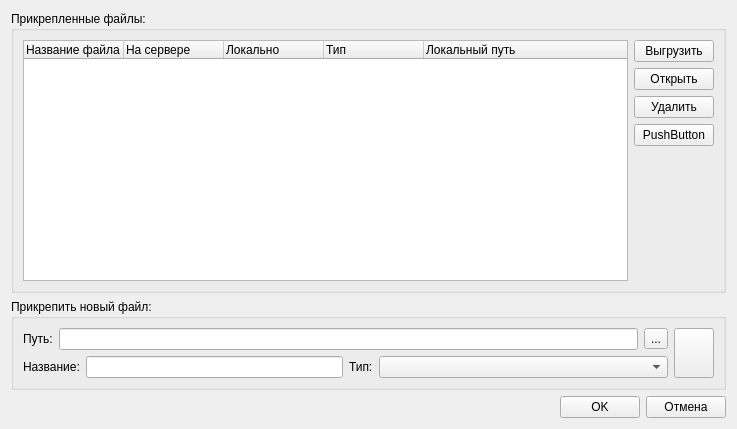
<?xml version="1.0" encoding="UTF-8"?>
<ui version="4.0">
 <class>kksfile_widget</class>
 <widget class="QWidget" name="kksfile_widget">
  <property name="geometry">
   <rect>
    <x>0</x>
    <y>0</y>
    <width>737</width>
    <height>429</height>
   </rect>
  </property>
  <property name="windowTitle">
   <string>Form</string>
  </property>
  <layout class="QGridLayout" name="gridLayout_3">
   <item row="0" column="0" colspan="3">
    <widget class="QGroupBox" name="gbFiles">
     <property name="title">
      <string>Прикрепленные файлы:</string>
     </property>
     <layout class="QGridLayout" name="gridLayout">
      <item row="0" column="0">
       <widget class="QTreeWidget" name="twFiles">
        <property name="editTriggers">
         <set>QAbstractItemView::NoEditTriggers</set>
        </property>
        <column>
         <property name="text">
          <string>Название файла</string>
         </property>
        </column>
        <column>
         <property name="text">
          <string>На сервере</string>
         </property>
        </column>
        <column>
         <property name="text">
          <string>Локально</string>
         </property>
        </column>
        <column>
         <property name="text">
          <string>Тип</string>
         </property>
        </column>
        <column>
         <property name="text">
          <string>Локальный путь</string>
         </property>
        </column>
       </widget>
      </item>
      <item row="0" column="1">
       <layout class="QVBoxLayout" name="verticalLayout">
        <item>
         <widget class="QPushButton" name="pbDownload">
          <property name="toolTip">
           <string>Выгрузка файла с сервера в файловую систему клиента</string>
          </property>
          <property name="text">
           <string>Выгрузить</string>
          </property>
          <property name="icon">
           <iconset resource="../../ddocs_ico/ddocs_icon_set.qrc">
            <normaloff>:/ddoc/change_user.png</normaloff>:/ddoc/change_user.png</iconset>
          </property>
          <property name="iconSize">
           <size>
            <width>24</width>
            <height>24</height>
           </size>
          </property>
         </widget>
        </item>
        <item>
         <widget class="QPushButton" name="pbOpen">
          <property name="toolTip">
           <string>Открыть файл в предпочитаемом внешнем редакторе</string>
          </property>
          <property name="text">
           <string>Открыть</string>
          </property>
          <property name="icon">
           <iconset resource="../../ddocs_ico/ddocs_icon_set.qrc">
            <normaloff>:/ddoc/show_tsd.png</normaloff>:/ddoc/show_tsd.png</iconset>
          </property>
          <property name="iconSize">
           <size>
            <width>24</width>
            <height>24</height>
           </size>
          </property>
         </widget>
        </item>
        <item>
         <widget class="QPushButton" name="pbDelete">
          <property name="toolTip">
           <string>Удалить файл с сервера</string>
          </property>
          <property name="text">
           <string>Удалить</string>
          </property>
          <property name="icon">
           <iconset resource="../../ddocs_ico/ddocs_icon_set.qrc">
            <normaloff>:/ddoc/disconnect.png</normaloff>:/ddoc/disconnect.png</iconset>
          </property>
          <property name="iconSize">
           <size>
            <width>24</width>
            <height>24</height>
           </size>
          </property>
         </widget>
        </item>
        <item>
         <widget class="QPushButton" name="pbDigitalSignature">
          <property name="text">
           <string>PushButton</string>
          </property>
         </widget>
        </item>
        <item>
         <spacer name="verticalSpacer">
          <property name="orientation">
           <enum>Qt::Vertical</enum>
          </property>
          <property name="sizeHint" stdset="0">
           <size>
            <width>20</width>
            <height>40</height>
           </size>
          </property>
         </spacer>
        </item>
       </layout>
      </item>
     </layout>
    </widget>
   </item>
   <item row="2" column="0">
    <spacer name="horizontalSpacer_2">
     <property name="orientation">
      <enum>Qt::Horizontal</enum>
     </property>
     <property name="sizeHint" stdset="0">
      <size>
       <width>499</width>
       <height>20</height>
      </size>
     </property>
    </spacer>
   </item>
   <item row="2" column="1">
    <widget class="QPushButton" name="pbOk">
     <property name="text">
      <string>OK</string>
     </property>
    </widget>
   </item>
   <item row="2" column="2">
    <widget class="QPushButton" name="pbCancel">
     <property name="text">
      <string>Отмена</string>
     </property>
    </widget>
   </item>
   <item row="1" column="0" colspan="3">
    <widget class="QGroupBox" name="gbNewFile">
     <property name="title">
      <string>Прикрепить новый файл:</string>
     </property>
     <layout class="QGridLayout" name="gridLayout_2">
      <item row="0" column="0">
       <layout class="QHBoxLayout" name="horizontalLayout_6">
        <item>
         <layout class="QVBoxLayout" name="verticalLayout_2">
          <item>
           <layout class="QHBoxLayout" name="horizontalLayout_3">
            <item>
             <widget class="QLabel" name="lPath">
              <property name="sizePolicy">
               <sizepolicy hsizetype="Fixed" vsizetype="Preferred">
                <horstretch>0</horstretch>
                <verstretch>0</verstretch>
               </sizepolicy>
              </property>
              <property name="text">
               <string>Путь:</string>
              </property>
             </widget>
            </item>
            <item>
             <layout class="QHBoxLayout" name="horizontalLayout">
              <item>
               <widget class="QLineEdit" name="lePath">
                <property name="readOnly">
                 <bool>true</bool>
                </property>
               </widget>
              </item>
              <item>
               <widget class="QToolButton" name="tbOpenFile">
                <property name="toolTip">
                 <string>Выбрать файл из файловой системы</string>
                </property>
                <property name="text">
                 <string>...</string>
                </property>
               </widget>
              </item>
             </layout>
            </item>
           </layout>
          </item>
          <item>
           <layout class="QHBoxLayout" name="horizontalLayout_5">
            <item>
             <layout class="QHBoxLayout" name="horizontalLayout_4">
              <item>
               <widget class="QLabel" name="lName">
                <property name="sizePolicy">
                 <sizepolicy hsizetype="Fixed" vsizetype="Preferred">
                  <horstretch>0</horstretch>
                  <verstretch>0</verstretch>
                 </sizepolicy>
                </property>
                <property name="text">
                 <string>Название:</string>
                </property>
               </widget>
              </item>
              <item>
               <widget class="QLineEdit" name="leName"/>
              </item>
             </layout>
            </item>
            <item>
             <layout class="QHBoxLayout" name="horizontalLayout_2">
              <item>
               <widget class="QLabel" name="lType">
                <property name="sizePolicy">
                 <sizepolicy hsizetype="Minimum" vsizetype="Preferred">
                  <horstretch>0</horstretch>
                  <verstretch>0</verstretch>
                 </sizepolicy>
                </property>
                <property name="text">
                 <string>Тип:</string>
                </property>
               </widget>
              </item>
              <item>
               <widget class="QComboBox" name="cbTypes">
                <property name="sizePolicy">
                 <sizepolicy hsizetype="MinimumExpanding" vsizetype="Fixed">
                  <horstretch>0</horstretch>
                  <verstretch>0</verstretch>
                 </sizepolicy>
                </property>
               </widget>
              </item>
             </layout>
            </item>
           </layout>
          </item>
         </layout>
        </item>
        <item>
         <widget class="QPushButton" name="pbAddFile">
          <property name="sizePolicy">
           <sizepolicy hsizetype="Minimum" vsizetype="Preferred">
            <horstretch>0</horstretch>
            <verstretch>0</verstretch>
           </sizepolicy>
          </property>
          <property name="toolTip">
           <string>Добавить в список файлов информационного объекта</string>
          </property>
          <property name="text">
           <string/>
          </property>
          <property name="icon">
           <iconset resource="../../ddocs_ico/ddocs_icon_set.qrc">
            <normaloff>:/ddoc/add.png</normaloff>:/ddoc/add.png</iconset>
          </property>
          <property name="iconSize">
           <size>
            <width>32</width>
            <height>32</height>
           </size>
          </property>
         </widget>
        </item>
       </layout>
      </item>
     </layout>
    </widget>
   </item>
  </layout>
 </widget>
 <resources>
  <include location="../../ddocs_ico/ddocs_icon_set.qrc"/>
 </resources>
 <connections/>
</ui>
